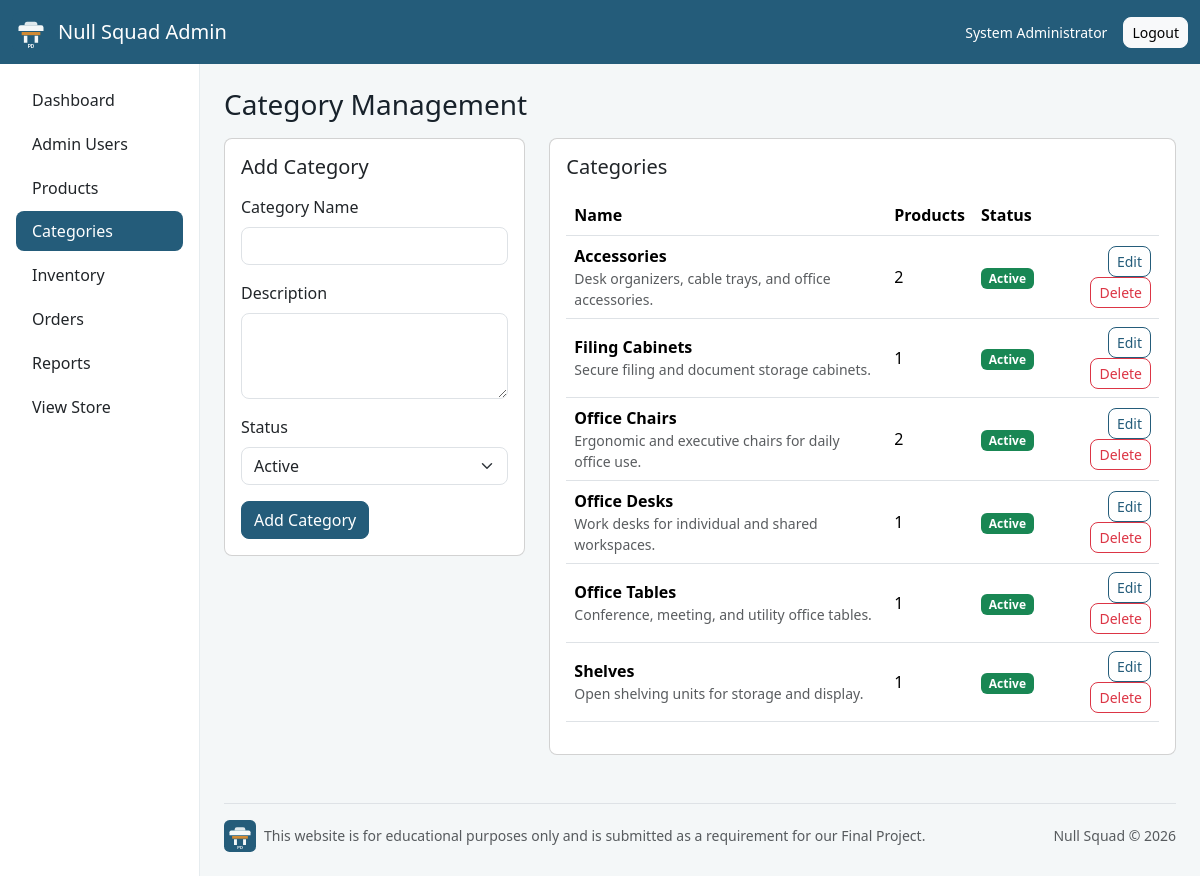
Screenshot of /admin/categories.php (signed in) with the database file from the repository.
### tables this page shows
CREATE TABLE categories (
    id INT UNSIGNED AUTO_INCREMENT PRIMARY KEY,
    name VARCHAR(100) NOT NULL UNIQUE,
    description TEXT NULL,
    status ENUM('active', 'inactive') NOT NULL DEFAULT 'active',
    created_at DATETIME NOT NULL DEFAULT CURRENT_TIMESTAMP
);

### functions/helpers.php (called while the page is built, shortened)
<?php
function e(mixed $value): string
{
    return htmlspecialchars((string) $value, ENT_QUOTES, 'UTF-8');
}
function app_base_url(): string
{
    $scriptDir = str_replace('\\', '/', dirname($_SERVER['SCRIPT_NAME'] ?? ''));
    $scriptDir = rtrim($scriptDir, '/');
    if (preg_match('#/(admin|customer)$#', $scriptDir)) {
        $scriptDir = str_replace('\\', '/', dirname($scriptDir));
    }
    return $scriptDir === '/' || $scriptDir === '.' ? '' : $scriptDir;
}
function url(string $path = ''): string
{
    $base = app_base_url();
    $path = ltrim($path, '/');
    return $path === '' ? ($base ?: '/') : $base . '/' . $path;
}
function selected(mixed $actual, mixed $expected): string
{
    return (string) $actual === (string) $expected ? 'selected' : '';
}
function badge_class(string $status): string
{
    return match ($status) {
        'active', 'completed', 'paid', 'approved', 'delivered' => 'success',
        'inactive', 'cancelled', 'out_of_stock' => 'danger',
        'pending', 'processing' => 'warning',
        default => 'secondary',
    };
}
function excerpt(string $text, int $limit = 110): string
{
    $plain = trim(strip_tags($text));
    if (strlen($plain) <= $limit) {
        return $plain;
    }
    return substr($plain, 0, $limit - 3) . '...';
}

### includes/db.php (called while the page is built, shortened)
<?php
function db(): PDO
{
    static $pdo = null;
    $dsn = 'mysql:host=' . DB_HOST . ';dbname=' . DB_NAME . ';charset=utf8mb4';
    try {
        $pdo = new PDO($dsn, DB_USER, DB_PASS, [
            PDO::ATTR_ERRMODE => PDO::ERRMODE_EXCEPTION,
            PDO::ATTR_DEFAULT_FETCH_MODE => PDO::FETCH_ASSOC,
            PDO::ATTR_EMULATE_PREPARES => false,
        ]);
    } catch (PDOException $exception) {
        error_log('Database connection failed: ' . $exception->getMessage());
        throw new RuntimeException('Database connection failed. Please check config/config.php and import database/ecommerce_db.sql.');
    }
    return $pdo;
}

### admin/categories.php (the view, shortened to what this page needs)
<?php
$editCategory = null;
$categories = db()->query(
    'SELECT c.*, COUNT(p.id) AS product_count
     FROM categories c
     LEFT JOIN products p ON p.category_id = c.id
     GROUP BY c.id
     ORDER BY c.name'
)->fetchAll();
include __DIR__ . '/../templates/admin_header.php';
?>
<div class="row g-4">
    <div class="col-xl-4">
        <div class="card">
            <div class="card-body">
                <h2 class="h5 mb-3"><?= $editCategory ? 'Edit Category' : 'Add Category' ?></h2>
                <form method="post">
                    <div class="mb-3">
                        <label class="form-label" for="name">Category Name</label>
                        <input class="form-control" id="name" name="name" value="<?= e($editCategory['name'] ?? '') ?>" required>
                    </div>
                    <div class="mb-3">
                        <label class="form-label" for="description">Description</label>
                        <textarea class="form-control" id="description" name="description" rows="3"><?= e($editCategory['description'] ?? '') ?></textarea>
                    </div>
                    <div class="mb-3">
                        <label class="form-label" for="status">Status</label>
                        <select class="form-select" id="status" name="status">
                            <option value="active" <?= selected($editCategory['status'] ?? 'active', 'active') ?>>Active</option>
                        </select>
                    </div>
                    <button class="btn btn-primary" type="submit"><?= $editCategory ? 'Save Changes' : 'Add Category' ?></button>
                </form>
            </div>
        </div>
    </div>
    <div class="col-xl-8">
        <div class="card">
            <div class="card-body">
                <h2 class="h5 mb-3">Categories</h2>
                <div class="table-responsive">
                    <table class="table align-middle">
                        <thead><tr><th>Name</th><th>Products</th><th>Status</th><th></th></tr></thead>
                        <tbody>
                        <?php foreach ($categories as $category): ?>
                            <tr>
                                <td><div class="fw-semibold"><?= e($category['name']) ?></div><div class="small text-muted"><?= e(excerpt((string) $category['description'], 80)) ?></div></td>
                                <td><?= (int) $category['product_count'] ?></td>
                                <td><span class="badge text-bg-<?= badge_class($category['status']) ?>"><?= e(ucfirst($category['status'])) ?></span></td>
                                <td class="text-end">
                                    <a class="btn btn-sm btn-outline-primary" href="<?= url('admin/categories.php?edit=' . (int) $category['id']) ?>">Edit</a>
                                    <form method="post" class="d-inline">
                                        <button class="btn btn-sm btn-outline-danger" type="submit" data-confirm="Delete this category?">Delete</button>
                                    </form>
                                </td>
                            </tr>
                        <?php endforeach; ?>
                        </tbody>
                    </table>
                </div>
            </div>
        </div>
    </div>
</div>
<?php include __DIR__ . '/../templates/admin_footer.php'; ?>

### assets/css/styles.css (style rules this page uses)
:root { --pd-primary: #245c7a; --pd-primary-dark: #14394d; --pd-accent: #d18a34; --pd-ink: #18222b; --pd-muted: #65737f; --pd-surface: #f6f8f7; }
body { color: var(--pd-ink); background: #ffffff; }
.btn, .card, .form-control, .form-select, .alert, .list-group-item, .modal-content { border-radius: 8px; }
.btn-primary, .bg-primary { background-color: var(--pd-primary) !important; border-color: var(--pd-primary) !important; }
.btn-outline-primary { color: var(--pd-primary); border-color: var(--pd-primary); }
.admin-body { background: #f4f7f8; }

### rows the page displays
categories: name "Accessories", description "Desk organizers, cable trays, and office accessories.", product_count "2", status "Active"
categories: name "Filing Cabinets", description "Secure filing and document storage cabinets.", product_count "1", status "Active"
categories: name "Office Chairs", description "Ergonomic and executive chairs for daily office use.", product_count "2", status "Active"
categories: name "Office Desks", description "Work desks for individual and shared workspaces.", product_count "1", status "Active"
categories: name "Office Tables", description "Conference, meeting, and utility office tables.", product_count "1", status "Active"
categories: name "Shelves", description "Open shelving units for storage and display.", product_count "1", status "Active"

### other values shown
APP_SHORT_NAME "Null Squad"
current_user()['full_name'] "System Administrator"
$pageTitle "Category Management"
EDUCATIONAL_FOOTER "This website is for educational purposes only and is submitted as a requirement for our Final Project."
GROUP_NAME "Null Squad"
